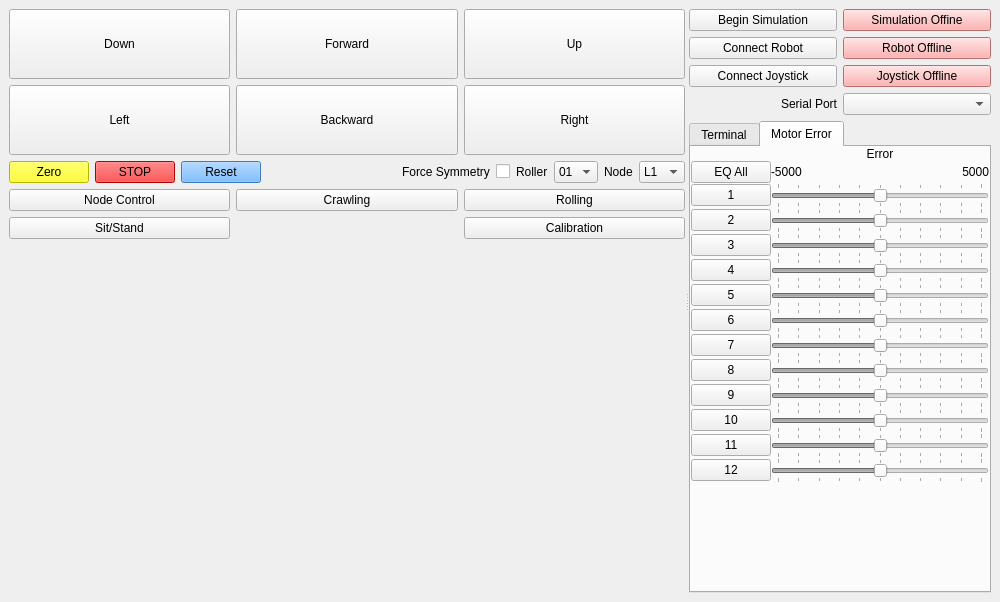
<?xml version="1.0" encoding="UTF-8"?>
<ui version="4.0">
 <class>Control</class>
 <widget class="QMainWindow" name="Control">
  <property name="geometry">
   <rect>
    <x>0</x>
    <y>0</y>
    <width>1000</width>
    <height>602</height>
   </rect>
  </property>
  <property name="windowTitle">
   <string>Control</string>
  </property>
  <widget class="QWidget" name="centralwidget">
   <layout class="QHBoxLayout" name="ctr_layout">
    <item>
     <widget class="QSplitter" name="Full_Splitter">
      <property name="orientation">
       <enum>Qt::Orientation::Horizontal</enum>
      </property>
      <widget class="QWidget" name="verticalLayoutWidget_2">
       <layout class="QVBoxLayout" name="L1">
        <property name="bottomMargin">
         <number>0</number>
        </property>
        <item>
         <layout class="QGridLayout" name="L11">
          <item row="1" column="0">
           <widget class="QPushButton" name="left">
            <property name="sizePolicy">
             <sizepolicy hsizetype="Minimum" vsizetype="Minimum">
              <horstretch>0</horstretch>
              <verstretch>0</verstretch>
             </sizepolicy>
            </property>
            <property name="minimumSize">
             <size>
              <width>0</width>
              <height>70</height>
             </size>
            </property>
            <property name="text">
             <string>Left</string>
            </property>
           </widget>
          </item>
          <item row="0" column="2">
           <widget class="QPushButton" name="del_right">
            <property name="sizePolicy">
             <sizepolicy hsizetype="Minimum" vsizetype="Minimum">
              <horstretch>0</horstretch>
              <verstretch>0</verstretch>
             </sizepolicy>
            </property>
            <property name="minimumSize">
             <size>
              <width>0</width>
              <height>70</height>
             </size>
            </property>
            <property name="text">
             <string>Up</string>
            </property>
           </widget>
          </item>
          <item row="1" column="2">
           <widget class="QPushButton" name="right">
            <property name="sizePolicy">
             <sizepolicy hsizetype="Minimum" vsizetype="Minimum">
              <horstretch>0</horstretch>
              <verstretch>0</verstretch>
             </sizepolicy>
            </property>
            <property name="minimumSize">
             <size>
              <width>0</width>
              <height>70</height>
             </size>
            </property>
            <property name="text">
             <string>Right</string>
            </property>
           </widget>
          </item>
          <item row="0" column="0">
           <widget class="QPushButton" name="del_left">
            <property name="sizePolicy">
             <sizepolicy hsizetype="Minimum" vsizetype="Minimum">
              <horstretch>0</horstretch>
              <verstretch>0</verstretch>
             </sizepolicy>
            </property>
            <property name="minimumSize">
             <size>
              <width>0</width>
              <height>70</height>
             </size>
            </property>
            <property name="text">
             <string>Down</string>
            </property>
           </widget>
          </item>
          <item row="1" column="1">
           <widget class="QPushButton" name="backward">
            <property name="sizePolicy">
             <sizepolicy hsizetype="Minimum" vsizetype="Minimum">
              <horstretch>0</horstretch>
              <verstretch>0</verstretch>
             </sizepolicy>
            </property>
            <property name="minimumSize">
             <size>
              <width>0</width>
              <height>70</height>
             </size>
            </property>
            <property name="text">
             <string>Backward</string>
            </property>
           </widget>
          </item>
          <item row="0" column="1">
           <widget class="QPushButton" name="forward">
            <property name="sizePolicy">
             <sizepolicy hsizetype="Minimum" vsizetype="Minimum">
              <horstretch>0</horstretch>
              <verstretch>0</verstretch>
             </sizepolicy>
            </property>
            <property name="minimumSize">
             <size>
              <width>0</width>
              <height>70</height>
             </size>
            </property>
            <property name="text">
             <string>Forward</string>
            </property>
           </widget>
          </item>
         </layout>
        </item>
        <item>
         <layout class="QHBoxLayout" name="L12">
          <property name="topMargin">
           <number>0</number>
          </property>
          <item>
           <widget class="QPushButton" name="zero_pos">
            <property name="styleSheet">
             <string notr="true">background-color: rgb(255, 255, 0);
color: rgb(0, 0, 0);</string>
            </property>
            <property name="text">
             <string>Zero</string>
            </property>
           </widget>
          </item>
          <item>
           <widget class="QPushButton" name="stop">
            <property name="styleSheet">
             <string notr="true">background-color: rgb(255, 0, 0);
color: rgb(0, 0, 0);</string>
            </property>
            <property name="text">
             <string>STOP</string>
            </property>
           </widget>
          </item>
          <item>
           <widget class="QPushButton" name="reset_button">
            <property name="enabled">
             <bool>true</bool>
            </property>
            <property name="styleSheet">
             <string notr="true">background-color: rgb(85, 170, 255);
color: rgb(0, 0, 0);</string>
            </property>
            <property name="text">
             <string>Reset</string>
            </property>
           </widget>
          </item>
          <item>
           <spacer name="L121">
            <property name="orientation">
             <enum>Qt::Orientation::Horizontal</enum>
            </property>
            <property name="sizeHint" stdset="0">
             <size>
              <width>40</width>
              <height>20</height>
             </size>
            </property>
           </spacer>
          </item>
          <item>
           <widget class="QLabel" name="symm_toggle_label">
            <property name="text">
             <string>Force Symmetry</string>
            </property>
           </widget>
          </item>
          <item>
           <widget class="QCheckBox" name="symm_toggle">
            <property name="layoutDirection">
             <enum>Qt::LayoutDirection::LeftToRight</enum>
            </property>
            <property name="text">
             <string/>
            </property>
           </widget>
          </item>
          <item>
           <widget class="QLabel" name="roll_select_label">
            <property name="text">
             <string>Roller</string>
            </property>
           </widget>
          </item>
          <item>
           <widget class="QComboBox" name="roll_select">
            <property name="focusPolicy">
             <enum>Qt::FocusPolicy::NoFocus</enum>
            </property>
            <item>
             <property name="text">
              <string>01</string>
             </property>
            </item>
            <item>
             <property name="text">
              <string>02</string>
             </property>
            </item>
            <item>
             <property name="text">
              <string>03</string>
             </property>
            </item>
            <item>
             <property name="text">
              <string>04</string>
             </property>
            </item>
            <item>
             <property name="text">
              <string>05</string>
             </property>
            </item>
            <item>
             <property name="text">
              <string>06</string>
             </property>
            </item>
            <item>
             <property name="text">
              <string>07</string>
             </property>
            </item>
            <item>
             <property name="text">
              <string>08</string>
             </property>
            </item>
            <item>
             <property name="text">
              <string>09</string>
             </property>
            </item>
            <item>
             <property name="text">
              <string>10</string>
             </property>
            </item>
            <item>
             <property name="text">
              <string>11</string>
             </property>
            </item>
            <item>
             <property name="text">
              <string>12</string>
             </property>
            </item>
           </widget>
          </item>
          <item>
           <widget class="QLabel" name="node_select_label">
            <property name="text">
             <string>Node</string>
            </property>
           </widget>
          </item>
          <item>
           <widget class="QComboBox" name="node_select">
            <property name="focusPolicy">
             <enum>Qt::FocusPolicy::NoFocus</enum>
            </property>
            <item>
             <property name="text">
              <string>L1</string>
             </property>
            </item>
            <item>
             <property name="text">
              <string>L2</string>
             </property>
            </item>
            <item>
             <property name="text">
              <string>L3</string>
             </property>
            </item>
            <item>
             <property name="text">
              <string>R1</string>
             </property>
            </item>
            <item>
             <property name="text">
              <string>R2</string>
             </property>
            </item>
            <item>
             <property name="text">
              <string>R3</string>
             </property>
            </item>
            <item>
             <property name="text">
              <string>P1</string>
             </property>
            </item>
            <item>
             <property name="text">
              <string>P2</string>
             </property>
            </item>
            <item>
             <property name="text">
              <string>P3</string>
             </property>
            </item>
            <item>
             <property name="text">
              <string>Q1</string>
             </property>
            </item>
            <item>
             <property name="text">
              <string>Q2</string>
             </property>
            </item>
            <item>
             <property name="text">
              <string>Q3</string>
             </property>
            </item>
           </widget>
          </item>
         </layout>
        </item>
        <item>
         <layout class="QGridLayout" name="L14">
          <item row="0" column="0">
           <widget class="QPushButton" name="node_control">
            <property name="text">
             <string>Node Control</string>
            </property>
           </widget>
          </item>
          <item row="0" column="1">
           <widget class="QPushButton" name="crawling">
            <property name="styleSheet">
             <string notr="true"/>
            </property>
            <property name="text">
             <string>Crawling</string>
            </property>
           </widget>
          </item>
          <item row="1" column="2">
           <widget class="QPushButton" name="calibration">
            <property name="text">
             <string>Calibration</string>
            </property>
           </widget>
          </item>
          <item row="0" column="2">
           <widget class="QPushButton" name="rolling">
            <property name="enabled">
             <bool>true</bool>
            </property>
            <property name="text">
             <string>Rolling</string>
            </property>
           </widget>
          </item>
          <item row="1" column="0">
           <widget class="QPushButton" name="sit_stand">
            <property name="enabled">
             <bool>true</bool>
            </property>
            <property name="text">
             <string>Sit/Stand</string>
            </property>
           </widget>
          </item>
         </layout>
        </item>
        <item>
         <spacer name="verticalSpacer">
          <property name="orientation">
           <enum>Qt::Orientation::Vertical</enum>
          </property>
          <property name="sizeHint" stdset="0">
           <size>
            <width>20</width>
            <height>40</height>
           </size>
          </property>
         </spacer>
        </item>
       </layout>
      </widget>
      <widget class="QWidget" name="verticalLayoutWidget">
       <layout class="QVBoxLayout" name="L2">
        <item>
         <layout class="QGridLayout" name="L21">
          <property name="topMargin">
           <number>0</number>
          </property>
          <item row="1" column="0">
           <widget class="QPushButton" name="bot_toggle">
            <property name="text">
             <string>Connect Robot</string>
            </property>
           </widget>
          </item>
          <item row="1" column="1">
           <widget class="QPushButton" name="bot_label">
            <property name="styleSheet">
             <string notr="true">background-color: rgb(255, 155, 155);
color: rgb(0, 0, 0);</string>
            </property>
            <property name="text">
             <string>Robot Offline</string>
            </property>
           </widget>
          </item>
          <item row="2" column="0">
           <widget class="QPushButton" name="js_toggle">
            <property name="text">
             <string>Connect Joystick</string>
            </property>
           </widget>
          </item>
          <item row="2" column="1">
           <widget class="QPushButton" name="js_label">
            <property name="styleSheet">
             <string notr="true">background-color: rgb(255, 155, 155);
color: rgb(0, 0, 0);</string>
            </property>
            <property name="text">
             <string>Joystick Offline</string>
            </property>
           </widget>
          </item>
          <item row="0" column="0">
           <widget class="QPushButton" name="sim_toggle">
            <property name="text">
             <string>Begin Simulation</string>
            </property>
           </widget>
          </item>
          <item row="0" column="1">
           <widget class="QPushButton" name="sim_label">
            <property name="styleSheet">
             <string notr="true">background-color: rgb(255, 155, 155);
color: rgb(0, 0, 0);</string>
            </property>
            <property name="text">
             <string>Simulation Offine</string>
            </property>
           </widget>
          </item>
         </layout>
        </item>
        <item>
         <layout class="QHBoxLayout" name="L211">
          <property name="topMargin">
           <number>0</number>
          </property>
          <item>
           <widget class="QLabel" name="serial_label">
            <property name="text">
             <string>Serial Port</string>
            </property>
            <property name="alignment">
             <set>Qt::AlignmentFlag::AlignRight|Qt::AlignmentFlag::AlignTrailing|Qt::AlignmentFlag::AlignVCenter</set>
            </property>
           </widget>
          </item>
          <item>
           <widget class="QComboBox" name="serial_select"/>
          </item>
         </layout>
        </item>
        <item>
         <widget class="QTabWidget" name="L22">
          <property name="currentIndex">
           <number>1</number>
          </property>
          <widget class="QWidget" name="term_tab">
           <attribute name="title">
            <string>Terminal</string>
           </attribute>
           <layout class="QVBoxLayout" name="verticalLayout">
            <property name="spacing">
             <number>0</number>
            </property>
            <property name="leftMargin">
             <number>0</number>
            </property>
            <property name="topMargin">
             <number>0</number>
            </property>
            <property name="rightMargin">
             <number>0</number>
            </property>
            <property name="bottomMargin">
             <number>0</number>
            </property>
            <item>
             <widget class="QPlainTextEdit" name="term">
              <property name="enabled">
               <bool>true</bool>
              </property>
              <property name="readOnly">
               <bool>true</bool>
              </property>
             </widget>
            </item>
           </layout>
          </widget>
          <widget class="QWidget" name="motor_tab">
           <attribute name="title">
            <string>Motor Error</string>
           </attribute>
           <layout class="QVBoxLayout" name="verticalLayout_2">
            <property name="spacing">
             <number>0</number>
            </property>
            <property name="leftMargin">
             <number>0</number>
            </property>
            <property name="topMargin">
             <number>0</number>
            </property>
            <property name="rightMargin">
             <number>0</number>
            </property>
            <property name="bottomMargin">
             <number>0</number>
            </property>
            <item>
             <layout class="QGridLayout" name="L221">
              <item row="12" column="1">
               <widget class="QSlider" name="ms_11">
                <property name="enabled">
                 <bool>false</bool>
                </property>
                <property name="minimum">
                 <number>-5000</number>
                </property>
                <property name="maximum">
                 <number>5000</number>
                </property>
                <property name="orientation">
                 <enum>Qt::Orientation::Horizontal</enum>
                </property>
                <property name="tickPosition">
                 <enum>QSlider::TickPosition::TicksBothSides</enum>
                </property>
                <property name="tickInterval">
                 <number>1000</number>
                </property>
               </widget>
              </item>
              <item row="6" column="1">
               <widget class="QSlider" name="ms_5">
                <property name="enabled">
                 <bool>false</bool>
                </property>
                <property name="minimum">
                 <number>-5000</number>
                </property>
                <property name="maximum">
                 <number>5000</number>
                </property>
                <property name="orientation">
                 <enum>Qt::Orientation::Horizontal</enum>
                </property>
                <property name="tickPosition">
                 <enum>QSlider::TickPosition::TicksBothSides</enum>
                </property>
                <property name="tickInterval">
                 <number>1000</number>
                </property>
               </widget>
              </item>
              <item row="12" column="0">
               <widget class="QPushButton" name="mb_11">
                <property name="text">
                 <string>11</string>
                </property>
               </widget>
              </item>
              <item row="2" column="0">
               <widget class="QPushButton" name="mb_1">
                <property name="text">
                 <string>1</string>
                </property>
               </widget>
              </item>
              <item row="3" column="1">
               <widget class="QSlider" name="ms_2">
                <property name="enabled">
                 <bool>false</bool>
                </property>
                <property name="minimum">
                 <number>-5000</number>
                </property>
                <property name="maximum">
                 <number>5000</number>
                </property>
                <property name="orientation">
                 <enum>Qt::Orientation::Horizontal</enum>
                </property>
                <property name="tickPosition">
                 <enum>QSlider::TickPosition::TicksBothSides</enum>
                </property>
                <property name="tickInterval">
                 <number>1000</number>
                </property>
               </widget>
              </item>
              <item row="9" column="1">
               <widget class="QSlider" name="ms_8">
                <property name="enabled">
                 <bool>false</bool>
                </property>
                <property name="minimum">
                 <number>-5000</number>
                </property>
                <property name="maximum">
                 <number>5000</number>
                </property>
                <property name="orientation">
                 <enum>Qt::Orientation::Horizontal</enum>
                </property>
                <property name="tickPosition">
                 <enum>QSlider::TickPosition::TicksBothSides</enum>
                </property>
                <property name="tickInterval">
                 <number>1000</number>
                </property>
               </widget>
              </item>
              <item row="11" column="1">
               <widget class="QSlider" name="ms_10">
                <property name="enabled">
                 <bool>false</bool>
                </property>
                <property name="minimum">
                 <number>-5000</number>
                </property>
                <property name="maximum">
                 <number>5000</number>
                </property>
                <property name="orientation">
                 <enum>Qt::Orientation::Horizontal</enum>
                </property>
                <property name="tickPosition">
                 <enum>QSlider::TickPosition::TicksBothSides</enum>
                </property>
                <property name="tickInterval">
                 <number>1000</number>
                </property>
               </widget>
              </item>
              <item row="10" column="1">
               <widget class="QSlider" name="ms_9">
                <property name="enabled">
                 <bool>false</bool>
                </property>
                <property name="minimum">
                 <number>-5000</number>
                </property>
                <property name="maximum">
                 <number>5000</number>
                </property>
                <property name="orientation">
                 <enum>Qt::Orientation::Horizontal</enum>
                </property>
                <property name="tickPosition">
                 <enum>QSlider::TickPosition::TicksBothSides</enum>
                </property>
                <property name="tickInterval">
                 <number>1000</number>
                </property>
               </widget>
              </item>
              <item row="8" column="1">
               <widget class="QSlider" name="ms_7">
                <property name="enabled">
                 <bool>false</bool>
                </property>
                <property name="minimum">
                 <number>-5000</number>
                </property>
                <property name="maximum">
                 <number>5000</number>
                </property>
                <property name="value">
                 <number>0</number>
                </property>
                <property name="orientation">
                 <enum>Qt::Orientation::Horizontal</enum>
                </property>
                <property name="tickPosition">
                 <enum>QSlider::TickPosition::TicksBothSides</enum>
                </property>
                <property name="tickInterval">
                 <number>1000</number>
                </property>
               </widget>
              </item>
              <item row="4" column="0">
               <widget class="QPushButton" name="mb_3">
                <property name="text">
                 <string>3</string>
                </property>
               </widget>
              </item>
              <item row="0" column="1">
               <widget class="QLabel" name="motor_err_label">
                <property name="sizePolicy">
                 <sizepolicy hsizetype="Preferred" vsizetype="Minimum">
                  <horstretch>0</horstretch>
                  <verstretch>0</verstretch>
                 </sizepolicy>
                </property>
                <property name="text">
                 <string>Error</string>
                </property>
                <property name="alignment">
                 <set>Qt::AlignmentFlag::AlignCenter</set>
                </property>
               </widget>
              </item>
              <item row="8" column="0">
               <widget class="QPushButton" name="mb_7">
                <property name="text">
                 <string>7</string>
                </property>
               </widget>
              </item>
              <item row="3" column="0">
               <widget class="QPushButton" name="mb_2">
                <property name="text">
                 <string>2</string>
                </property>
               </widget>
              </item>
              <item row="7" column="1">
               <widget class="QSlider" name="ms_6">
                <property name="enabled">
                 <bool>false</bool>
                </property>
                <property name="minimum">
                 <number>-5000</number>
                </property>
                <property name="maximum">
                 <number>5000</number>
                </property>
                <property name="value">
                 <number>0</number>
                </property>
                <property name="orientation">
                 <enum>Qt::Orientation::Horizontal</enum>
                </property>
                <property name="tickPosition">
                 <enum>QSlider::TickPosition::TicksBothSides</enum>
                </property>
                <property name="tickInterval">
                 <number>1000</number>
                </property>
               </widget>
              </item>
              <item row="2" column="1">
               <widget class="QSlider" name="ms_1">
                <property name="enabled">
                 <bool>false</bool>
                </property>
                <property name="minimum">
                 <number>-5000</number>
                </property>
                <property name="maximum">
                 <number>5000</number>
                </property>
                <property name="tracking">
                 <bool>true</bool>
                </property>
                <property name="orientation">
                 <enum>Qt::Orientation::Horizontal</enum>
                </property>
                <property name="tickPosition">
                 <enum>QSlider::TickPosition::TicksBothSides</enum>
                </property>
                <property name="tickInterval">
                 <number>1000</number>
                </property>
               </widget>
              </item>
              <item row="4" column="1">
               <widget class="QSlider" name="ms_3">
                <property name="enabled">
                 <bool>false</bool>
                </property>
                <property name="minimum">
                 <number>-5000</number>
                </property>
                <property name="maximum">
                 <number>5000</number>
                </property>
                <property name="orientation">
                 <enum>Qt::Orientation::Horizontal</enum>
                </property>
                <property name="tickPosition">
                 <enum>QSlider::TickPosition::TicksBothSides</enum>
                </property>
                <property name="tickInterval">
                 <number>1000</number>
                </property>
               </widget>
              </item>
              <item row="5" column="0">
               <widget class="QPushButton" name="mb_4">
                <property name="text">
                 <string>4</string>
                </property>
               </widget>
              </item>
              <item row="13" column="1">
               <widget class="QSlider" name="ms_12">
                <property name="enabled">
                 <bool>false</bool>
                </property>
                <property name="minimum">
                 <number>-5000</number>
                </property>
                <property name="maximum">
                 <number>5000</number>
                </property>
                <property name="orientation">
                 <enum>Qt::Orientation::Horizontal</enum>
                </property>
                <property name="tickPosition">
                 <enum>QSlider::TickPosition::TicksBothSides</enum>
                </property>
                <property name="tickInterval">
                 <number>1000</number>
                </property>
               </widget>
              </item>
              <item row="7" column="0">
               <widget class="QPushButton" name="mb_6">
                <property name="text">
                 <string>6</string>
                </property>
               </widget>
              </item>
              <item row="6" column="0">
               <widget class="QPushButton" name="mb_5">
                <property name="text">
                 <string>5</string>
                </property>
               </widget>
              </item>
              <item row="1" column="1">
               <layout class="QHBoxLayout" name="L2211">
                <item>
                 <widget class="QLabel" name="ms_label_1">
                  <property name="text">
                   <string>-5000</string>
                  </property>
                 </widget>
                </item>
                <item>
                 <spacer name="S22111">
                  <property name="orientation">
                   <enum>Qt::Orientation::Horizontal</enum>
                  </property>
                  <property name="sizeHint" stdset="0">
                   <size>
                    <width>40</width>
                    <height>20</height>
                   </size>
                  </property>
                 </spacer>
                </item>
                <item>
                 <widget class="QLabel" name="ms_label_2">
                  <property name="text">
                   <string>5000</string>
                  </property>
                  <property name="alignment">
                   <set>Qt::AlignmentFlag::AlignRight|Qt::AlignmentFlag::AlignTrailing|Qt::AlignmentFlag::AlignVCenter</set>
                  </property>
                 </widget>
                </item>
               </layout>
              </item>
              <item row="11" column="0">
               <widget class="QPushButton" name="mb_10">
                <property name="text">
                 <string>10</string>
                </property>
               </widget>
              </item>
              <item row="10" column="0">
               <widget class="QPushButton" name="mb_9">
                <property name="text">
                 <string>9</string>
                </property>
               </widget>
              </item>
              <item row="1" column="0">
               <widget class="QPushButton" name="eq_all">
                <property name="text">
                 <string>EQ All</string>
                </property>
               </widget>
              </item>
              <item row="9" column="0">
               <widget class="QPushButton" name="mb_8">
                <property name="text">
                 <string>8</string>
                </property>
               </widget>
              </item>
              <item row="13" column="0">
               <widget class="QPushButton" name="mb_12">
                <property name="text">
                 <string>12</string>
                </property>
               </widget>
              </item>
              <item row="5" column="1">
               <widget class="QSlider" name="ms_4">
                <property name="enabled">
                 <bool>false</bool>
                </property>
                <property name="minimum">
                 <number>-5000</number>
                </property>
                <property name="maximum">
                 <number>5000</number>
                </property>
                <property name="orientation">
                 <enum>Qt::Orientation::Horizontal</enum>
                </property>
                <property name="tickPosition">
                 <enum>QSlider::TickPosition::TicksBothSides</enum>
                </property>
                <property name="tickInterval">
                 <number>1000</number>
                </property>
               </widget>
              </item>
              <item row="14" column="1">
               <spacer name="S221">
                <property name="orientation">
                 <enum>Qt::Orientation::Vertical</enum>
                </property>
                <property name="sizeHint" stdset="0">
                 <size>
                  <width>20</width>
                  <height>40</height>
                 </size>
                </property>
               </spacer>
              </item>
             </layout>
            </item>
           </layout>
          </widget>
         </widget>
        </item>
       </layout>
      </widget>
     </widget>
    </item>
   </layout>
  </widget>
 </widget>
 <resources/>
 <connections/>
</ui>
